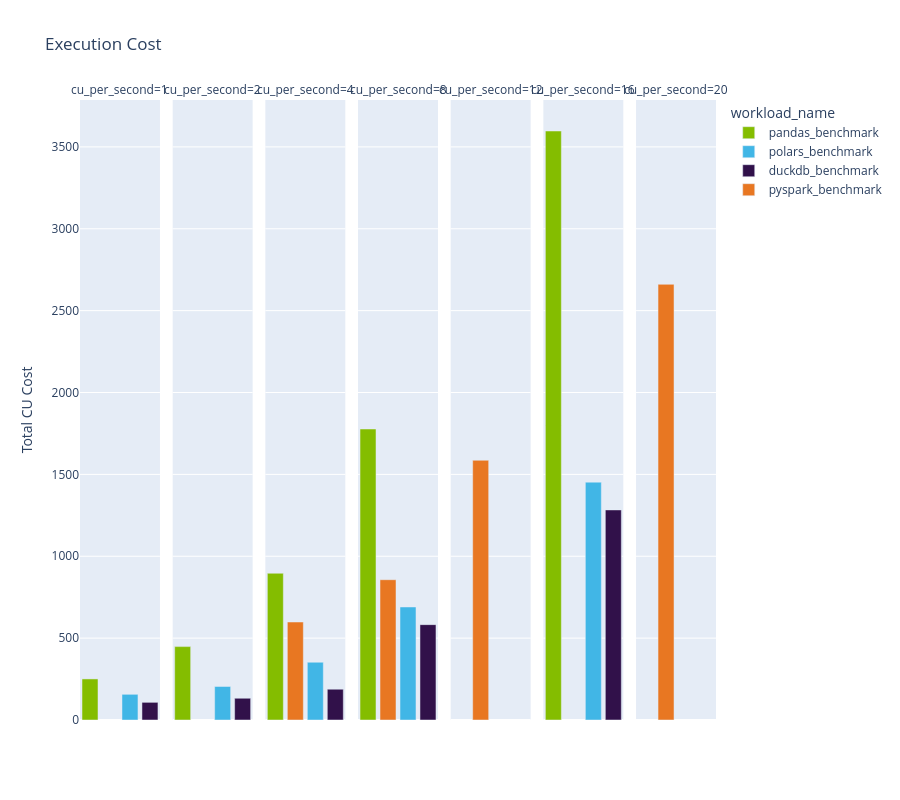

The code cell stored with this chart in its notebook:
### Markdown cell above
The following chart shows relative costs across all combinations of engine and configuration that we tested.

### Code cell
fig = px.bar(cu_cost, 
             x="workload_name",
             y="total_cu_cost",
             color="workload_name",
             title="Execution Cost",
             facet_col="cu_per_second",
             category_orders={
                 "cu_per_second": [1, 2, 4, 8, 12, 16, 20],
                 "workload_name": ["pandas_benchmark", "pyspark_benchmark", "polars_benchmark", "duckdb_benchmark"]
                 }
             )

fig.update_layout(
    yaxis_title="Total CU Cost"
)

fig.update_xaxes(visible=False)

fig.show(config={"toImageButtonOptions": {"format": "png", "scale": 2, "filename": "chart5", "width": 1920, "height": 1080}})

### Figure 1 — Plotly figure (JSON) as saved in the notebook; plotly's stock layout.template omitted (floating-point values rounded to 4 significant figures)
{"data": [{"hovertemplate": "workload_name=%{x}<br>cu_per_second=1<br>total_cu_cost=%{y}<extra></extra>", "legendgroup": "pandas_benchmark", "marker": {"color": "#84BD00", "pattern": {"shape": ""}}, "name": "pandas_benchmark", "orientation": "v", "showlegend": true, "textposition": "auto", "type": "bar", "x": ["pandas_benchmark"], "xaxis": "x", "y": [250.8], "yaxis": "y"}, {"hovertemplate": "workload_name=%{x}<br>cu_per_second=1<br>total_cu_cost=%{y}<extra></extra>", "legendgroup": "polars_benchmark", "marker": {"color": "#41B6E6", "pattern": {"shape": ""}}, "name": "polars_benchmark", "orientation": "v", "showlegend": true, "textposition": "auto", "type": "bar", "x": ["polars_benchmark"], "xaxis": "x", "y": [156.9], "yaxis": "y"}, {"hovertemplate": "workload_name=%{x}<br>cu_per_second=1<br>total_cu_cost=%{y}<extra></extra>", "legendgroup": "duckdb_benchmark", "marker": {"color": "#31114A", "pattern": {"shape": ""}}, "name": "duckdb_benchmark", "orientation": "v", "showlegend": true, "textposition": "auto", "type": "bar", "x": ["duckdb_benchmark"], "xaxis": "x", "y": [107.9], "yaxis": "y"}, {"hovertemplate": "workload_name=%{x}<br>cu_per_second=2<br>total_cu_cost=%{y}<extra></extra>", "legendgroup": "pandas_benchmark", "marker": {"color": "#84BD00", "pattern": {"shape": ""}}, "name": "pandas_benchmark", "orientation": "v", "showlegend": false, "textposition": "auto", "type": "bar", "x": ["pandas_benchmark"], "xaxis": "x2", "y": [448.2], "yaxis": "y2"}, {"hovertemplate": "workload_name=%{x}<br>cu_per_second=2<br>total_cu_cost=%{y}<extra></extra>", "legendgroup": "polars_benchmark", "marker": {"color": "#41B6E6", "pattern": {"shape": ""}}, "name": "polars_benchmark", "orientation": "v", "showlegend": false, "textposition": "auto", "type": "bar", "x": ["polars_benchmark"], "xaxis": "x2", "y": [204.8], "yaxis": "y2"}, {"hovertemplate": "workload_name=%{x}<br>cu_per_second=2<br>total_cu_cost=%{y}<extra></extra>", "legendgroup": "duckdb_benchmark", "marker": {"color": "#31114A", "pattern": {"shape": ""}}, "name": "duckdb_benchmark", "orientation": "v", "showlegend": false, "textposition": "auto", "type": "bar", "x": ["duckdb_benchmark"], "xaxis": "x2", "y": [132.8], "yaxis": "y2"}, {"hovertemplate": "workload_name=%{x}<br>cu_per_second=4<br>total_cu_cost=%{y}<extra></extra>", "legendgroup": "pandas_benchmark", "marker": {"color": "#84BD00", "pattern": {"shape": ""}}, "name": "pandas_benchmark", "orientation": "v", "showlegend": false, "textposition": "auto", "type": "bar", "x": ["pandas_benchmark"], "xaxis": "x3", "y": [896.2], "yaxis": "y3"}, {"hovertemplate": "workload_name=%{x}<br>cu_per_second=4<br>total_cu_cost=%{y}<extra></extra>", "legendgroup": "pyspark_benchmark", "marker": {"color": "#E87722", "pattern": {"shape": ""}}, "name": "pyspark_benchmark", "orientation": "v", "showlegend": true, "textposition": "auto", "type": "bar", "x": ["pyspark_benchmark"], "xaxis": "x3", "y": [598.5], "yaxis": "y3"}, {"hovertemplate": "workload_name=%{x}<br>cu_per_second=4<br>total_cu_cost=%{y}<extra></extra>", "legendgroup": "polars_benchmark", "marker": {"color": "#41B6E6", "pattern": {"shape": ""}}, "name": "polars_benchmark", "orientation": "v", "showlegend": false, "textposition": "auto", "type": "bar", "x": ["polars_benchmark"], "xaxis": "x3", "y": [352.8], "yaxis": "y3"}, {"hovertemplate": "workload_name=%{x}<br>cu_per_second=4<br>total_cu_cost=%{y}<extra></extra>", "legendgroup": "duckdb_benchmark", "marker": {"color": "#31114A", "pattern": {"shape": ""}}, "name": "duckdb_benchmark", "orientation": "v", "showlegend": false, "textposition": "auto", "type": "bar", "x": ["duckdb_benchmark"], "xaxis": "x3", "y": [188.1], "yaxis": "y3"}, {"hovertemplate": "workload_name=%{x}<br>cu_per_second=8<br>total_cu_cost=%{y}<extra></extra>", "legendgroup": "pandas_benchmark", "marker": {"color": "#84BD00", "pattern": {"shape": ""}}, "name": "pandas_benchmark", "orientation": "v", "showlegend": false, "textposition": "auto", "type": "bar", "x": ["pandas_benchmark"], "xaxis": "x4", "y": [1777.0], "yaxis": "y4"}, {"hovertemplate": "workload_name=%{x}<br>cu_per_second=8<br>total_cu_cost=%{y}<extra></extra>", "legendgroup": "pyspark_benchmark", "marker": {"color": "#E87722", "pattern": {"shape": ""}}, "name": "pyspark_benchmark", "orientation": "v", "showlegend": false, "textposition": "auto", "type": "bar", "x": ["pyspark_benchmark"], "xaxis": "x4", "y": [856.7], "yaxis": "y4"}, {"hovertemplate": "workload_name=%{x}<br>cu_per_second=8<br>total_cu_cost=%{y}<extra></extra>", "legendgroup": "polars_benchmark", "marker": {"color": "#41B6E6", "pattern": {"shape": ""}}, "name": "polars_benchmark", "orientation": "v", "showlegend": false, "textposition": "auto", "type": "bar", "x": ["polars_benchmark"], "xaxis": "x4", "y": [690.2], "yaxis": "y4"}, {"hovertemplate": "workload_name=%{x}<br>cu_per_second=8<br>total_cu_cost=%{y}<extra></extra>", "legendgroup": "duckdb_benchmark", "marker": {"color": "#31114A", "pattern": {"shape": ""}}, "name": "duckdb_benchmark", "orientation": "v", "showlegend": false, "textposition": "auto", "type": "bar", "x": ["duckdb_benchmark"], "xaxis": "x4", "y": [582.4], "yaxis": "y4"}, {"hovertemplate": "workload_name=%{x}<br>cu_per_second=12<br>total_cu_cost=%{y}<extra></extra>", "legendgroup": "pyspark_benchmark", "marker": {"color": "#E87722", "pattern": {"shape": ""}}, "name": "pyspark_benchmark", "orientation": "v", "showlegend": false, "textposition": "auto", "type": "bar", "x": ["pyspark_benchmark"], "xaxis": "x5", "y": [1586.0], "yaxis": "y5"}, {"hovertemplate": "workload_name=%{x}<br>cu_per_second=16<br>total_cu_cost=%{y}<extra></extra>", "legendgroup": "pandas_benchmark", "marker": {"color": "#84BD00", "pattern": {"shape": ""}}, "name": "pandas_benchmark", "orientation": "v", "showlegend": false, "textposition": "auto", "type": "bar", "x": ["pandas_benchmark"], "xaxis": "x6", "y": [3597.0], "yaxis": "y6"}, {"hovertemplate": "workload_name=%{x}<br>cu_per_second=16<br>total_cu_cost=%{y}<extra></extra>", "legendgroup": "polars_benchmark", "marker": {"color": "#41B6E6", "pattern": {"shape": ""}}, "name": "polars_benchmark", "orientation": "v", "showlegend": false, "textposition": "auto", "type": "bar", "x": ["polars_benchmark"], "xaxis": "x6", "y": [1453.0], "yaxis": "y6"}, {"hovertemplate": "workload_name=%{x}<br>cu_per_second=16<br>total_cu_cost=%{y}<extra></extra>", "legendgroup": "duckdb_benchmark", "marker": {"color": "#31114A", "pattern": {"shape": ""}}, "name": "duckdb_benchmark", "orientation": "v", "showlegend": false, "textposition": "auto", "type": "bar", "x": ["duckdb_benchmark"], "xaxis": "x6", "y": [1283.0], "yaxis": "y6"}, {"hovertemplate": "workload_name=%{x}<br>cu_per_second=20<br>total_cu_cost=%{y}<extra></extra>", "legendgroup": "pyspark_benchmark", "marker": {"color": "#E87722", "pattern": {"shape": ""}}, "name": "pyspark_benchmark", "orientation": "v", "showlegend": false, "textposition": "auto", "type": "bar", "x": ["pyspark_benchmark"], "xaxis": "x7", "y": [2661.0], "yaxis": "y7"}], "layout": {"annotations": [{"font": {}, "showarrow": false, "text": "cu_per_second=1", "x": 0.06286, "xanchor": "center", "xref": "paper", "y": 1, "yanchor": "bottom", "yref": "paper"}, {"font": {}, "showarrow": false, "text": "cu_per_second=2", "x": 0.2086, "xanchor": "center", "xref": "paper", "y": 1, "yanchor": "bottom", "yref": "paper"}, {"font": {}, "showarrow": false, "text": "cu_per_second=4", "x": 0.3543, "xanchor": "center", "xref": "paper", "y": 1, "yanchor": "bottom", "yref": "paper"}, {"font": {}, "showarrow": false, "text": "cu_per_second=8", "x": 0.5, "xanchor": "center", "xref": "paper", "y": 1, "yanchor": "bottom", "yref": "paper"}, {"font": {}, "showarrow": false, "text": "cu_per_second=12", "x": 0.6457, "xanchor": "center", "xref": "paper", "y": 1, "yanchor": "bottom", "yref": "paper"}, {"font": {}, "showarrow": false, "text": "cu_per_second=16", "x": 0.7914, "xanchor": "center", "xref": "paper", "y": 1, "yanchor": "bottom", "yref": "paper"}, {"font": {}, "showarrow": false, "text": "cu_per_second=20", "x": 0.9371, "xanchor": "center", "xref": "paper", "y": 1, "yanchor": "bottom", "yref": "paper"}], "barmode": "relative", "height": 800, "legend": {"title": {"text": "workload_name"}, "tracegroupgap": 0}, "title": {"text": "Execution Cost"}, "xaxis": {"anchor": "y", "categoryarray": ["pandas_benchmark", "pyspark_benchmark", "polars_benchmark", "duckdb_benchmark"], "categoryorder": "array", "domain": [0, 0.1257], "title": {"text": "workload_name"}, "visible": false}, "xaxis2": {"anchor": "y2", "categoryarray": ["pandas_benchmark", "pyspark_benchmark", "polars_benchmark", "duckdb_benchmark"], "categoryorder": "array", "domain": [0.1457, 0.2714], "matches": "x", "title": {"text": "workload_name"}, "visible": false}, "xaxis3": {"anchor": "y3", "categoryarray": ["pandas_benchmark", "pyspark_benchmark", "polars_benchmark", "duckdb_benchmark"], "categoryorder": "array", "domain": [0.2914, 0.4171], "matches": "x", "title": {"text": "workload_name"}, "visible": false}, "xaxis4": {"anchor": "y4", "categoryarray": ["pandas_benchmark", "pyspark_benchmark", "polars_benchmark", "duckdb_benchmark"], "categoryorder": "array", "domain": [0.4371, 0.5629], "matches": "x", "title": {"text": "workload_name"}, "visible": false}, "xaxis5": {"anchor": "y5", "categoryarray": ["pandas_benchmark", "pyspark_benchmark", "polars_benchmark", "duckdb_benchmark"], "categoryorder": "array", "domain": [0.5829, 0.7086], "matches": "x", "title": {"text": "workload_name"}, "visible": false}, "xaxis6": {"anchor": "y6", "categoryarray": ["pandas_benchmark", "pyspark_benchmark", "polars_benchmark", "duckdb_benchmark"], "categoryorder": "array", "domain": [0.7286, 0.8543], "matches": "x", "title": {"text": "workload_name"}, "visible": false}, "xaxis7": {"anchor": "y7", "categoryarray": ["pandas_benchmark", "pyspark_benchmark", "polars_benchmark", "duckdb_benchmark"], "categoryorder": "array", "domain": [0.8743, 1.0], "matches": "x", "title": {"text": "workload_name"}, "visible": false}, "yaxis": {"anchor": "x", "domain": [0, 1], "title": {"text": "Total CU Cost"}}, "yaxis2": {"anchor": "x2", "domain": [0, 1], "matches": "y", "showticklabels": false}, "yaxis3": {"anchor": "x3", "domain": [0, 1], "matches": "y", "showticklabels": false}, "yaxis4": {"anchor": "x4", "domain": [0, 1], "matches": "y", "showticklabels": false}, "yaxis5": {"anchor": "x5", "domain": [0, 1], "matches": "y", "showticklabels": false}, "yaxis6": {"anchor": "x6", "domain": [0, 1], "matches": "y", "showticklabels": false}, "yaxis7": {"anchor": "x7", "domain": [0, 1], "matches": "y", "showticklabels": false}}}
